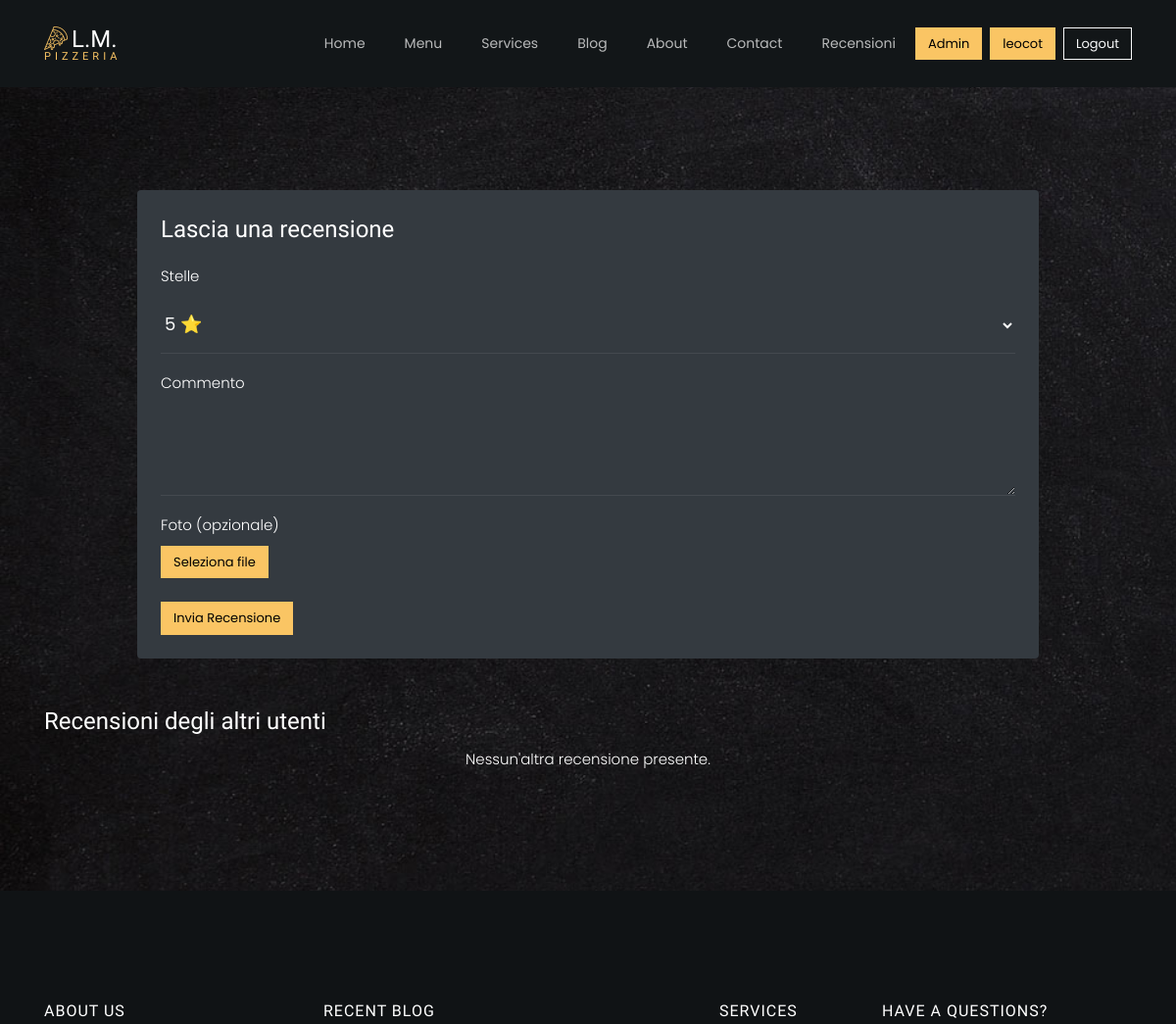
Before: /Template/recensioni.php (signed in, upper part) with the older database file.
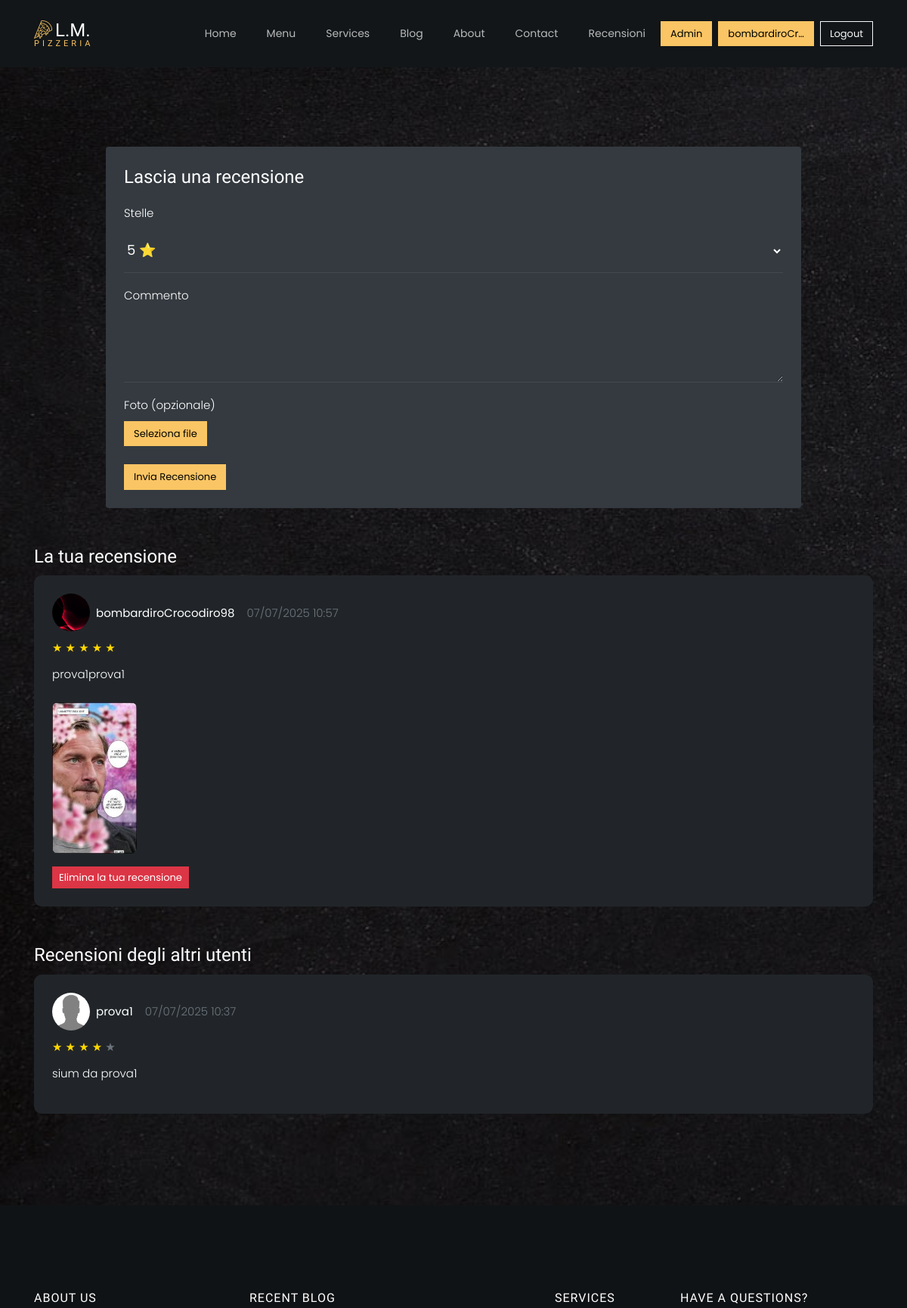
After: the same page with the newer database file.
### tables this page shows
CREATE TABLE `recensione` (
  `id` int(11) NOT NULL,
  `stelle` int(11) NOT NULL DEFAULT 5,
  `commento` varchar(2000) DEFAULT NULL,
  `data` datetime NOT NULL DEFAULT current_timestamp(),
  `foto` varchar(200) DEFAULT ''
);

CREATE TABLE `utente` (
  `email` varchar(100) NOT NULL,
  `password` varchar(600) NOT NULL,
  `nickname` varchar(50) DEFAULT NULL,
  `nome` varchar(50) DEFAULT NULL,
  `cognome` varchar(50) DEFAULT NULL,
  `foto_profilo` varchar(500) DEFAULT NULL,
  `bio` varchar(1000) DEFAULT 'inserisci una bio',
  `favorite_pizza` varchar(50) DEFAULT NULL,
  `str_preferenze` int(11) DEFAULT NULL,
  `gruppo` varchar(50) NOT NULL,
  `recensione` int(11) DEFAULT NULL
);

### Template/recensioni.php (the view, shortened to what the rows shown need)
<?php
require_once("config.php");
$utente = $_SESSION['user'] ?? null;
$recensione_utente = null;
if ($utente) {
    $stmt = $pdo->prepare("SELECT r.*, u.nickname AS autore_nome, u.foto_profilo AS autore_foto
                           FROM recensione r JOIN utente u ON u.recensione = r.id
                           WHERE u.email = :email");
    $stmt->execute(['email' => $utente['email']]);
    $recensione_utente = $stmt->fetch(PDO::FETCH_ASSOC);
}
$stmt = $pdo->prepare("SELECT r.*, u.nickname AS autore_nome, u.foto_profilo AS autore_foto
                       FROM recensione r JOIN utente u ON u.recensione = r.id
                       WHERE u.email != :email
                       ORDER BY r.data DESC");
$stmt->execute(['email' => $utente['email'] ?? '']);
$altre_recensioni = $stmt->fetchAll(PDO::FETCH_ASSOC);
?>
<!DOCTYPE html>
<html lang="it">
<head>
    <link rel="stylesheet" href="css/open-iconic-bootstrap.min.css">
    <link rel="stylesheet" href="css/animate.css">
    <link rel="stylesheet" href="css/owl.carousel.min.css">
    <link rel="stylesheet" href="css/owl.theme.default.min.css">
    <link rel="stylesheet" href="css/magnific-popup.css">
    <link rel="stylesheet" href="css/aos.css">
    <link rel="stylesheet" href="css/ionicons.min.css">
    <link rel="stylesheet" href="css/bootstrap-datepicker.css">
    <link rel="stylesheet" href="css/jquery.timepicker.css">
    <link rel="stylesheet" href="css/flaticon.css">
    <link rel="stylesheet" href="css/icomoon.css">
    <link rel="stylesheet" href="css/style.css">
    <link rel="stylesheet" href="css/stile_personalizzato.css">
</head>
<body>
    <section class="ftco-section">
        <div class="container">
            <?php if ($recensione_utente): ?>
                <div class="mb-5">
                    <h4 class="text-white">La tua recensione</h4>
                    <div class="review-card">
                        <div class="d-flex align-items-center mb-2">
                            <img src="<?= htmlspecialchars($recensione_utente['autore_foto']) ?>" class="profile-pic mr-2">
                            <strong><?= htmlspecialchars($recensione_utente['autore_nome']) ?></strong>
                            <span class="ml-3 text-muted"><?= date('d/m/Y H:i', strtotime($recensione_utente['data'])) ?></span>
                        </div>
                        <div class="mb-2">
                            <?php for ($i = 0; $i < $recensione_utente['stelle']; $i++): ?>
                                <span class="star">★</span>
                            <?php endfor; ?>
                        </div>
                        <p><?= nl2br(htmlspecialchars($recensione_utente['commento'])) ?></p>
                        <?php if ($recensione_utente['foto']): ?>
                            <img src="images/recensioni/<?= htmlspecialchars($recensione_utente['foto']) ?>" class="review-photo mt-2">
                        <?php endif; ?>
                        <form method="POST" class="mt-3">
                            <button type="submit" name="elimina_recensione" class="btn btn-danger btn-sm">Elimina la tua recensione</button>
                        </form>
                    </div>
                </div>
            <?php endif; ?>
            <?php foreach ($altre_recensioni as $r): ?>
                <div class="review-card">
                    <div class="d-flex align-items-center mb-2">
                        <img src="<?= htmlspecialchars($r['autore_foto']) ?>" class="profile-pic mr-2">
                        <strong><?= htmlspecialchars($r['autore_nome']) ?></strong>
                        <span class="ml-3 text-muted"><?= date('d/m/Y H:i', strtotime($r['data'])) ?></span>
                    </div>
                    <div class="mb-2">
                        <?php for ($i = 0; $i < $r['stelle']; $i++): ?>
                            <span class="star">★</span>
                        <?php endfor; ?>
                        <?php for ($i = $r['stelle']; $i < 5; $i++): ?>
                            <span class="text-secondary">★</span>
                        <?php endfor; ?>
                    </div>
                    <p><?= nl2br(htmlspecialchars($r['commento'])) ?></p>
                </div>
            <?php endforeach; ?>
        </div>
    </section>
    <?php include 'footer.php'; ?>
</body>
</html>

Changed rows visible on the page:
added recensione: utente.foto_profilo (picture), utente.nickname "bombardiroCrocodiro98", data "07/07/2025 10:57", stelle 5 (drawn), commento "prova1prova1", foto (picture)
added recensione: utente.foto_profilo (placeholder picture), utente.nickname "prova1", data "07/07/2025 10:37", stelle 4 (drawn), commento "sium da prova1"
Other visible differences:
$nickname: "leocot" → "bombardiroCr…"
text no longer shown: "Nessun'altra recensione presente."
text now shown: "La tua recensione Elimina la tua recensione"
